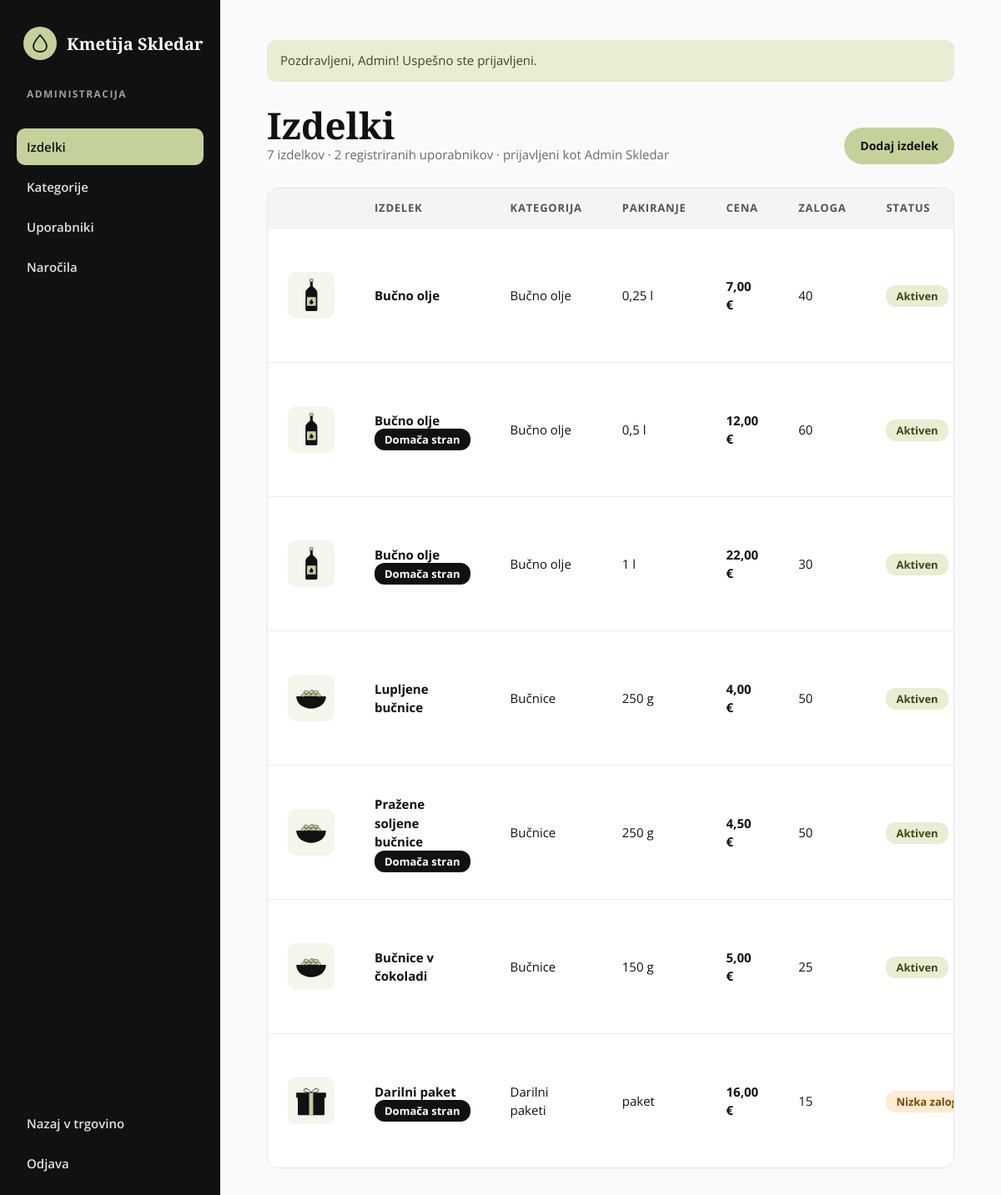
/admin/index.php (signed in), run on the app's committed database.
### tables this page shows
CREATE TABLE products (
    id_product   INT AUTO_INCREMENT PRIMARY KEY,
    id_category  INT NOT NULL,
    name         VARCHAR(100) NOT NULL,
    description  TEXT,
    price        DECIMAL(8,2) NOT NULL CHECK (price >= 0),
    packaging    VARCHAR(30)  NOT NULL,           
    stock        INT NOT NULL DEFAULT 0 CHECK (stock >= 0),
    image        VARCHAR(255),                    
    active       TINYINT(1) NOT NULL DEFAULT 1,   
    featured     TINYINT(1) NOT NULL DEFAULT 0,   
    created_at   DATETIME NOT NULL DEFAULT CURRENT_TIMESTAMP,
    FOREIGN KEY (id_category) REFERENCES categories(id_category)
);

CREATE TABLE categories (
    id_category  INT AUTO_INCREMENT PRIMARY KEY,
    name         VARCHAR(50) NOT NULL,
    description  TEXT
);

### includes/slike.php (called while the page is built, shortened)
<?php
require_once __DIR__ . '/ikone.php';
function product_image(array $p): string
{
    return product_art((int) $p['id_category']);
}

### admin/index.php (the view, shortened to what this page needs)
<?php
require_once __DIR__ . '/../includes/admin_layout.php';
require_once __DIR__ . '/../includes/slike.php';
$products = $pdo->query(
    'SELECT p.id_product, p.id_category, p.name, p.image, p.packaging, p.price, p.stock, p.active, p.featured, c.name AS category
     FROM products p JOIN categories c ON c.id_category = p.id_category
     ORDER BY p.id_category, p.price'
)->fetchAll();
$userCount = (int) $pdo->query('SELECT COUNT(*) FROM users')->fetchColumn();
$user = current_user();
admin_start('Izdelki', 'izdelki');
?>
        <div class="admin-head">
            <div>
                <h1>Izdelki</h1>
                <div class="admin-sub"><?= count($products) ?> izdelkov · <?= $userCount ?> registriranih uporabnikov · prijavljeni kot <?= e($user['first_name'] . ' ' . $user['last_name']) ?></div>
            </div>
            <a href="<?= url('admin/izdelek.php') ?>" class="btn btn-green btn-sm">Dodaj izdelek</a>
        </div>
        <div class="table-wrap">
            <table class="data">
                <thead>
                    <tr><th><span class="sr-only">Slika</span></th><th>Izdelek</th><th>Kategorija</th><th>Pakiranje</th><th>Cena</th><th>Zaloga</th><th>Status</th><th><span class="sr-only">Dejanja</span></th></tr>
                </thead>
                <tbody>
                <?php foreach ($products as $p): ?>
                    <tr>
                        <td class="cell-thumb"><div class="thumb"><?= product_image($p) ?></div></td>
                        <td><strong><?= e($p['name']) ?></strong><?php if ($p['featured']): ?> <span class="badge badge-dark">Domača stran</span><?php endif; ?></td>
                        <td><?= e($p['category']) ?></td>
                        <td><?= e($p['packaging']) ?></td>
                        <td><strong><?= money($p['price']) ?></strong></td>
                        <td><?= (int) $p['stock'] ?></td>
                        <td>
                            <?php if (!$p['active']): ?><span class="badge badge-muted">Skrit</span>
                            <?php elseif ($p['stock'] < 20): ?><span class="badge badge-warn">Nizka zaloga</span>
                            <?php else: ?><span class="badge badge-ok">Aktiven</span><?php endif; ?>
                        </td>
                    </tr>
                <?php endforeach; ?>
                </tbody>
            </table>
        </div>

### includes/ikone.php
<?php
function product_art(int $idCategory, int $size = 180): string
{
    if ($idCategory === 1) {
        $w = (int) round($size * 84 / 180);
        return '<svg width="' . $w . '" height="' . $size . '" viewBox="0 0 84 180" aria-hidden="true">'
            . '<rect x="33" y="2" width="18" height="16" rx="3" fill="#C5D19A" stroke="#111" stroke-width="2"/>'
            . '<path d="M35 18V40C35 48 10 54 10 78V168C10 173 13 176 18 176H66C71 176 74 173 74 168V78C74 54 49 48 49 40V18Z" fill="#111"/>'
            . '<rect x="18" y="100" width="48" height="48" rx="4" fill="#C5D19A"/>'
            . '<path d="M42 112C42 112 32 124 32 130C32 135.5 36.5 139 42 139C47.5 139 52 135.5 52 130C52 124 42 112 42 112Z" fill="#111"/></svg>';
    }
    if ($idCategory === 2) {
        $seeds = [[50, 42, -25], [76, 40, 10], [102, 42, -10], [128, 42, 25], [64, 28, 15], [90, 26, -35], [116, 28, 5]];
        $out = '<svg width="180" height="120" viewBox="0 0 180 120" aria-hidden="true"><path d="M10 50H170C170 90 134 116 90 116C46 116 10 90 10 50Z" fill="#111"/>';
        foreach ($seeds as [$x, $y, $r]) {
            $out .= '<ellipse cx="' . $x . '" cy="' . $y . '" rx="14" ry="8" fill="#C5D19A" stroke="#111" stroke-width="2" transform="rotate(' . $r . ' ' . $x . ' ' . $y . ')"/>';
        }
        return $out . '</svg>';
    }
    return '<svg width="150" height="150" viewBox="0 0 150 150" aria-hidden="true">'
        . '<rect x="15" y="55" width="120" height="85" rx="4" fill="#111"/><rect x="8" y="38" width="134" height="24" rx="4" fill="#111"/>'
        . '<rect x="66" y="38" width="18" height="102" fill="#C5D19A"/>'
        . '<path d="M75 38C60 14 36 18 44 32C48 38 75 38 75 38ZM75 38C90 14 114 18 106 32C102 38 75 38 75 38Z" fill="none" stroke="#111" stroke-width="3"/></svg>';
}
function logo_mark(): string
{
    return '<span class="logo-mark"><svg width="18" height="22" viewBox="0 0 18 22" fill="none" stroke="#111" stroke-width="1.8" aria-hidden="true">'
        . '<path d="M9 1C9 1 1 10 1 14.5C1 18.6 4.6 21 9 21C13.4 21 17 18.6 17 14.5C17 10 9 1 9 1Z"/></svg></span>';
}

### assets/css/style.css (style rules this page uses)
:root { --black: #111111; --white: #ffffff; --green: #C5D19A; --green-dark: #7F8F4A; --green-tint: #F4F6EC; --green-tint-2: #E4E9CF; --line: #E5E5E5; --line-strong: #CFCFCF; --text-2: #444444; --muted: #6B6B6B; --error: #A12622; --error-bg: #FBEAEA; --ok-text: #3E4A1C; --ok-bg: #E8EDD3; --radius: 12px; --pill: 999px; --serif: 'Playfair Display', Georgia, serif; --sans: 'Open Sans', system-ui, sans-serif; --pad-x: clamp(20px, 5.5vw, 80px); }
*, *::before, *::after { box-sizing: border-box; }
body { margin: 0; font-family: var(--sans); color: var(--black); background: var(--white); line-height: 1.5; -webkit-font-smoothing: antialiased; }
a { color: var(--black); text-decoration: none; }
img, svg { display: block; }
h1, h2, h3 { font-family: var(--serif); font-weight: 700; line-height: 1.1; margin: 0; }
.btn { display: inline-flex; align-items: center; justify-content: center; gap: 10px; height: 56px; padding: 0 32px; border-radius: var(--pill); border: 1.5px solid transparent; font: 700 16px/1 var(--sans); cursor: pointer; transition: background-color .15s, color .15s, transform .15s; }
.btn-green { background: var(--green); color: var(--black); }
.btn-sm { height: 44px; padding: 0 18px; font-size: 14px; }
.logo-mark { width: 40px; height: 40px; border-radius: 50%; background: var(--green); display: flex; align-items: center; justify-content: center; flex-shrink: 0; }
.admin-main h1 { font-size: 44px; }
.admin-sub { color: var(--muted); font-size: 15px; }
.table-wrap { border: 1px solid var(--line); border-radius: 14px; background: var(--white); overflow-x: auto; }
table.data { width: 100%; border-collapse: collapse; font-size: 15px; }
table.data th { text-align: left; padding: 14px 24px; background: #F4F4F4; font-size: 13px; text-transform: uppercase; letter-spacing: .06em; color: #555; }
table.data td { padding: 18px 24px; border-top: 1px solid #EEE; }
.badge { padding: 4px 12px; border-radius: 12px; font-size: 13px; font-weight: 700; white-space: nowrap; }
.badge-ok { background: var(--ok-bg); color: var(--ok-text); }
.badge-warn { background: #FDEBD3; color: #7A4A00; }
.badge-dark { background: var(--black); color: var(--white); }
.admin-head { display: flex; justify-content: space-between; align-items: flex-end; gap: 16px; flex-wrap: wrap; }
td.cell-thumb { width: 1%; padding-right: 0; }
.thumb { width: 56px; height: 56px; border-radius: 10px; overflow: hidden; background: var(--green-tint); display: flex; align-items: center; justify-content: center; }
.thumb svg { max-width: 40px; max-height: 40px; width: auto; height: auto; }

### data on the page
products: name "Bučno olje", id_category.name "Bučno olje", packaging "0,25 l", price "7,00 €", stock "40", active "Aktiven"
products: name "Bučno olje", featured "Domača stran", id_category.name "Bučno olje", packaging "0,5 l", price "12,00 €", stock "60", active "Aktiven"
products: name "Bučno olje", featured "Domača stran", id_category.name "Bučno olje", packaging "1 l", price "22,00 €", stock "30", active "Aktiven"
products: name "Lupljene bučnice", id_category.name "Bučnice", packaging "250 g", price "4,00 €", stock "50", active "Aktiven"
products: name "Pražene soljene bučnice", featured "Domača stran", id_category.name "Bučnice", packaging "250 g", price "4,50 €", stock "50", active "Aktiven"
products: name "Bučnice v čokoladi", id_category.name "Bučnice", packaging "150 g", price "5,00 €", stock "25", active "Aktiven"
products: name "Darilni paket", featured "Domača stran", id_category.name "Darilni paketi", packaging "paket", price "16,00 €", stock "15", active "Nizka…"

### other printed values
$label "Izdelki"
$label "Kategorije"
$label "Uporabniki"
$label "Naročila"
$flash['message'] "Pozdravljeni, Admin! Uspešno ste prijavljeni."
count($products) "7"
$userCount "2"
$user['first_name'] . ' ' . $user['last_name'] "Admin Skledar"
